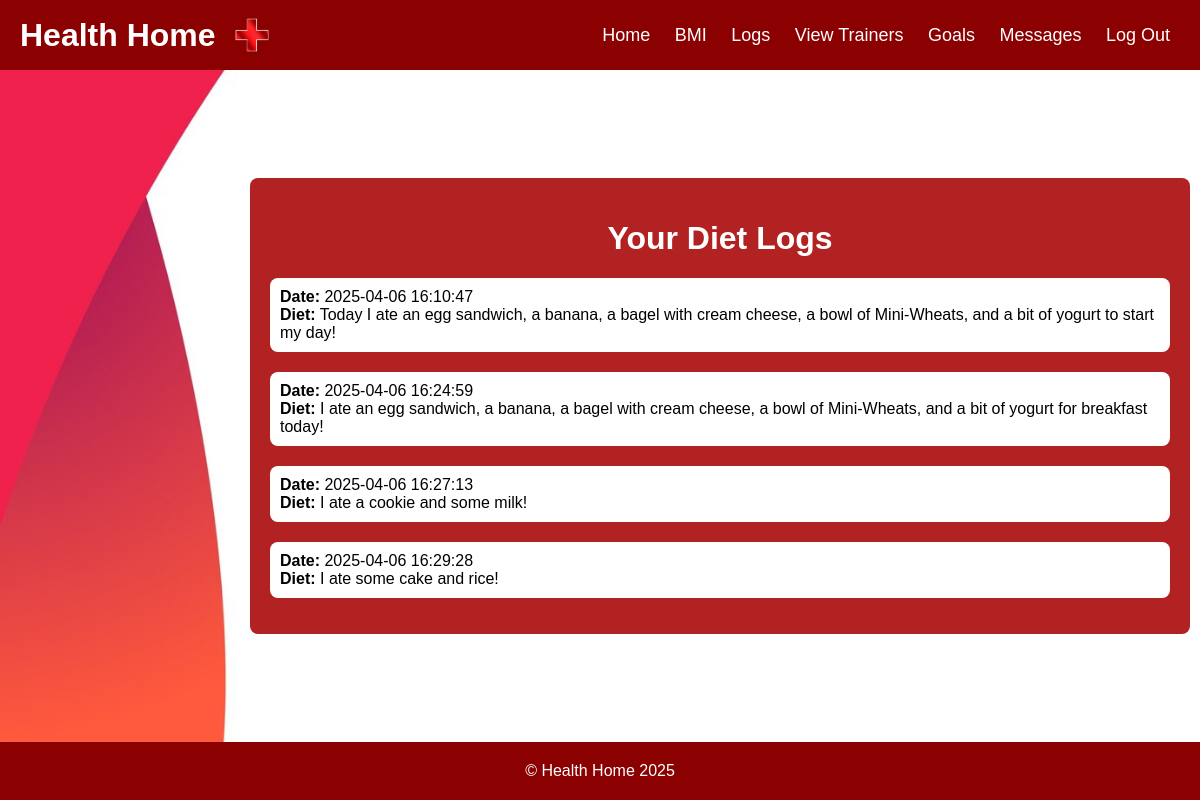
/view-diet-logs/ (signed in), run on the app's committed database.
### tables this page shows
CREATE TABLE diet_logs (
            id INTEGER PRIMARY KEY AUTOINCREMENT,
            user_id INTEGER NOT NULL,
            log_text TEXT NOT NULL,
            created_at TIMESTAMP DEFAULT CURRENT_TIMESTAMP,
            FOREIGN KEY (user_id) REFERENCES users (id) ON DELETE CASCADE
        );

### healthHome.py (the view)
@app.route('/view-diet-logs/')
def view_diet_logs():
    if 'user_id' not in session:
        flash('Unauthorized access. Please log in.', 'error')
        return redirect(url_for('login'))
    user_id = session.get('user_id')
    conn = get_db_connection()
    cursor = conn.cursor()
    print(f"User ID: {user_id}")
    cursor.execute('SELECT log_text, created_at FROM diet_logs WHERE user_id = ? ORDER BY created_at ASC', (user_id,))
    logs = cursor.fetchall()
    print(f"Diet Logs: {logs}")
    conn.close()
    return render_template('viewDietLogs.html', logs=logs)

### healthHome.py (called while the page is built)
def get_db_connection():
    conn = sqlite3.connect('database.db')
    conn.row_factory = sqlite3.Row  # Access rows as dictionaries
    return conn

### templates/viewDietLogs.html (shortened to what this page needs)
<!DOCTYPE html>
<html lang="en">
<head>
</head>
<body>
    <header>
        <h1>
            Health Home
            <img src="/static/logo.png" alt="Health Home Logo">
        </h1>
        <nav>
            {% if 'user_id' in session %}
                {% if session['role'] == 'gym-goer' %}
					<a href="/">Home</a>
					<a href="/bmi/">BMI</a>
					<a href="/logs/">Logs</a>
					<a href="/logout/">Log Out</a>
				{% elif session['role'] == 'athlete' %}
					<a href="/">Home</a>
					<a href="/bmi/">BMI</a>
                    <a href="/logs/">Logs</a>
					<a href="/view-trainers/">View Trainers</a>
					<a href="/goals/">Goals</a>
					<a href="/messages/">Messages</a>
                    <a href="/logout/">Log Out</a>
				{% endif %}
			{% endif %}
        </nav>
    </header>
    <div class="content-wrapper">
        <div class="container">
            <h1>Your Diet Logs</h1>
            <div id="dietLogs">
                {% if logs %}
                    <ul style="list-style-type:none; padding: 0;">
                        {% for log in logs %}
                            <li class="diet-log">
                                <strong>Date:</strong> {{ log['created_at'] }} <br>
                                <strong>Diet:</strong> {{ log['log_text'] }}
                            </li>
                        {% endfor %}
                    </ul>
                {% else %}
                    <p>No diet logs found. Start logging your meals to see them here!</p>
                {% endif %}
            </div>
        </div>
    </div>
    <footer>
        © Health Home 2025
    </footer>
</body>
</html>

### templates/viewDietLogs.html (style rules this page uses)
body { margin: 0; font-family: Arial, sans-serif; display: flex; flex-direction: column; min-height: 100vh; }
header { display: flex; align-items: center; padding: 10px 20px; background-color: #8B0000; color: white; }
header h1 { margin: 0; font-size: 32px; flex-grow: 1; display: flex; align-items: center; }
header h1 img { margin-left: 10px; width: 50px; height: 50px; }
nav { margin-left: auto; }
nav a { color: white; text-decoration: none; margin: 0 10px; font-size: 18px; }
.content-wrapper { background-image: url('/static/textPageBackground.jpg'); background-size: cover; background-position: center; background-repeat: no-repeat; background-attachment: fixed; flex-grow: 1; display: flex; justify-content: center; align-items: center; }
.container { padding: 20px; background-color: #B22222; color: white; border-radius: 8px; width: 75%; min-height: 400px; text-align: center; margin: 20px 0 20px 20%; }
.diet-log { text-align: left; margin-top: 20px; background-color: #fff; color: #000; border-radius: 8px; padding: 10px; font-size: 16px; }
footer { background-color: #8B0000; padding: 20px; text-align: center; color: white; font-size: 16px; }

### data on the page
diet_logs: created_at "2025-04-06 16:10:47", log_text "Today I ate an egg sandwich, a banana, a bagel with cream cheese, a bowl of Mini-Wheats, and a bit of yogurt to start my day!"
diet_logs: created_at "2025-04-06 16:24:59", log_text "I ate an egg sandwich, a banana, a bagel with cream cheese, a bowl of Mini-Wheats, and a bit of yogurt for breakfast today!"
diet_logs: created_at "2025-04-06 16:27:13", log_text "I ate a cookie and some milk!"
diet_logs: created_at "2025-04-06 16:29:28", log_text "I ate some cake and rice!"
